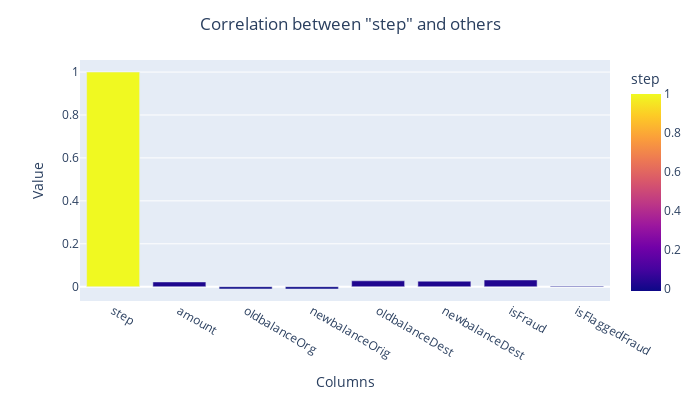
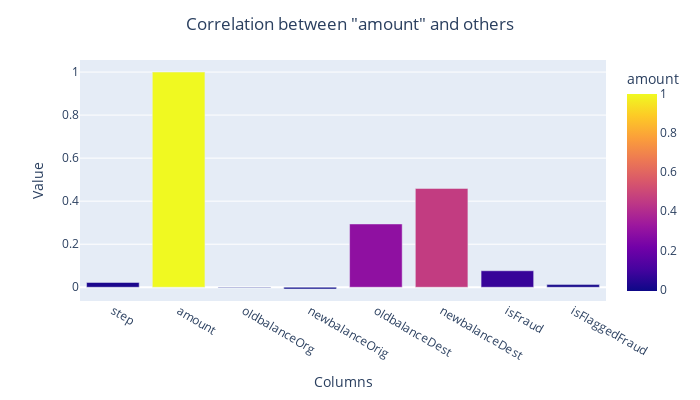
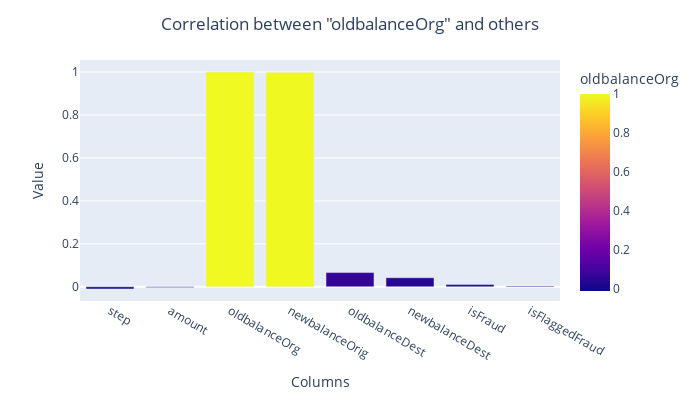
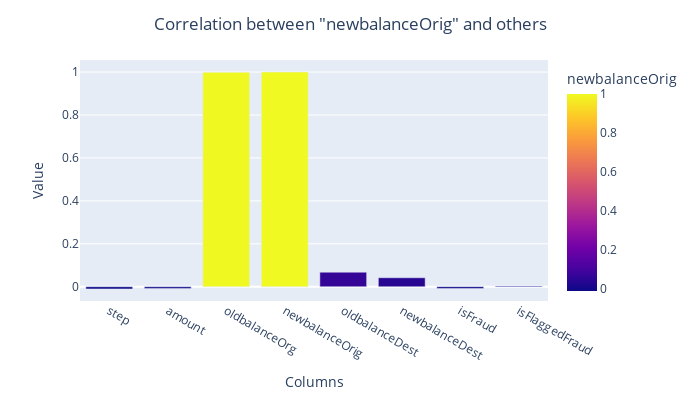

Notebook source saved alongside these figures, in order:
### Markdown cell above
#### **Correlation Data**
We check the correlation between data, it is a measure of a mutual relationship between two variables whether they are causal or not. This degree of measurement could be measured on any kind of data type (Continous and Continous, Categorical and Categorical, Continous and Categorical).

### Code cell
data_corr = data.corr()
for col in data_corr.columns:
    d = data_corr[col]
    data_ind = d.index
    data_val = d.values
    fig = px.bar(d, x = data_ind, y = data_val, color = col)
    fig.update_layout(title = f"Correlation between \"{col}\" and others", title_x = 0.5 ,width = 700, height = 400, xaxis_title = 'Columns',
    yaxis_title = 'Value')
    fig.show()

### Figure 1 — Plotly figure (JSON) as saved in the notebook; plotly's stock layout.template omitted (floating-point values rounded to 4 significant figures)
{"data": [{"alignmentgroup": "True", "hovertemplate": "index=%{x}<br>y=%{y}<br>step=%{marker.color}<extra></extra>", "legendgroup": "", "marker": {"color": [1, 0.02237, -0.01006, -0.0103, 0.02767, 0.02589, 0.03158, 0.003277], "coloraxis": "coloraxis", "pattern": {"shape": ""}}, "name": "", "offsetgroup": "", "orientation": "v", "showlegend": false, "textposition": "auto", "type": "bar", "x": ["step", "amount", "oldbalanceOrg", "newbalanceOrig", "oldbalanceDest", "newbalanceDest", "isFraud", "isFlaggedFraud"], "xaxis": "x", "y": [1, 0.02237, -0.01006, -0.0103, 0.02767, 0.02589, 0.03158, 0.003277], "yaxis": "y"}], "layout": {"barmode": "relative", "coloraxis": {"colorbar": {"title": {"text": "step"}}, "colorscale": [[0, "#0d0887"], [0.1111, "#46039f"], [0.2222, "#7201a8"], [0.3333, "#9c179e"], [0.4444, "#bd3786"], [0.5556, "#d8576b"], [0.6667, "#ed7953"], [0.7778, "#fb9f3a"], [0.8889, "#fdca26"], [1, "#f0f921"]]}, "height": 400, "legend": {"tracegroupgap": 0}, "margin": {"t": 60}, "title": {"text": "Correlation between \"step\" and others", "x": 0.5}, "width": 700, "xaxis": {"anchor": "y", "domain": [0, 1], "title": {"text": "Columns"}}, "yaxis": {"anchor": "x", "domain": [0, 1], "title": {"text": "Value"}}}}

### Figure 2 — Plotly figure (JSON) as saved in the notebook; plotly's stock layout.template omitted (floating-point values rounded to 4 significant figures)
{"data": [{"alignmentgroup": "True", "hovertemplate": "index=%{x}<br>y=%{y}<br>amount=%{marker.color}<extra></extra>", "legendgroup": "", "marker": {"color": [0.02237, 1, -0.002762, -0.007861, 0.2941, 0.4593, 0.07669, 0.01229], "coloraxis": "coloraxis", "pattern": {"shape": ""}}, "name": "", "offsetgroup": "", "orientation": "v", "showlegend": false, "textposition": "auto", "type": "bar", "x": ["step", "amount", "oldbalanceOrg", "newbalanceOrig", "oldbalanceDest", "newbalanceDest", "isFraud", "isFlaggedFraud"], "xaxis": "x", "y": [0.02237, 1, -0.002762, -0.007861, 0.2941, 0.4593, 0.07669, 0.01229], "yaxis": "y"}], "layout": {"barmode": "relative", "coloraxis": {"colorbar": {"title": {"text": "amount"}}, "colorscale": [[0, "#0d0887"], [0.1111, "#46039f"], [0.2222, "#7201a8"], [0.3333, "#9c179e"], [0.4444, "#bd3786"], [0.5556, "#d8576b"], [0.6667, "#ed7953"], [0.7778, "#fb9f3a"], [0.8889, "#fdca26"], [1, "#f0f921"]]}, "height": 400, "legend": {"tracegroupgap": 0}, "margin": {"t": 60}, "title": {"text": "Correlation between \"amount\" and others", "x": 0.5}, "width": 700, "xaxis": {"anchor": "y", "domain": [0, 1], "title": {"text": "Columns"}}, "yaxis": {"anchor": "x", "domain": [0, 1], "title": {"text": "Value"}}}}

### Figure 3 — Plotly figure (JSON) as saved in the notebook; plotly's stock layout.template omitted (floating-point values rounded to 4 significant figures)
{"data": [{"alignmentgroup": "True", "hovertemplate": "index=%{x}<br>y=%{y}<br>oldbalanceOrg=%{marker.color}<extra></extra>", "legendgroup": "", "marker": {"color": [-0.01006, -0.002762, 1, 0.9988, 0.06624, 0.04203, 0.01015, 0.003835], "coloraxis": "coloraxis", "pattern": {"shape": ""}}, "name": "", "offsetgroup": "", "orientation": "v", "showlegend": false, "textposition": "auto", "type": "bar", "x": ["step", "amount", "oldbalanceOrg", "newbalanceOrig", "oldbalanceDest", "newbalanceDest", "isFraud", "isFlaggedFraud"], "xaxis": "x", "y": [-0.01006, -0.002762, 1, 0.9988, 0.06624, 0.04203, 0.01015, 0.003835], "yaxis": "y"}], "layout": {"barmode": "relative", "coloraxis": {"colorbar": {"title": {"text": "oldbalanceOrg"}}, "colorscale": [[0, "#0d0887"], [0.1111, "#46039f"], [0.2222, "#7201a8"], [0.3333, "#9c179e"], [0.4444, "#bd3786"], [0.5556, "#d8576b"], [0.6667, "#ed7953"], [0.7778, "#fb9f3a"], [0.8889, "#fdca26"], [1, "#f0f921"]]}, "height": 400, "legend": {"tracegroupgap": 0}, "margin": {"t": 60}, "title": {"text": "Correlation between \"oldbalanceOrg\" and others", "x": 0.5}, "width": 700, "xaxis": {"anchor": "y", "domain": [0, 1], "title": {"text": "Columns"}}, "yaxis": {"anchor": "x", "domain": [0, 1], "title": {"text": "Value"}}}}

### Figure 4 — Plotly figure (JSON) as saved in the notebook; plotly's stock layout.template omitted (floating-point values rounded to 4 significant figures)
{"data": [{"alignmentgroup": "True", "hovertemplate": "index=%{x}<br>y=%{y}<br>newbalanceOrig=%{marker.color}<extra></extra>", "legendgroup": "", "marker": {"color": [-0.0103, -0.007861, 0.9988, 1, 0.06781, 0.04184, -0.008148, 0.003776], "coloraxis": "coloraxis", "pattern": {"shape": ""}}, "name": "", "offsetgroup": "", "orientation": "v", "showlegend": false, "textposition": "auto", "type": "bar", "x": ["step", "amount", "oldbalanceOrg", "newbalanceOrig", "oldbalanceDest", "newbalanceDest", "isFraud", "isFlaggedFraud"], "xaxis": "x", "y": [-0.0103, -0.007861, 0.9988, 1, 0.06781, 0.04184, -0.008148, 0.003776], "yaxis": "y"}], "layout": {"barmode": "relative", "coloraxis": {"colorbar": {"title": {"text": "newbalanceOrig"}}, "colorscale": [[0, "#0d0887"], [0.1111, "#46039f"], [0.2222, "#7201a8"], [0.3333, "#9c179e"], [0.4444, "#bd3786"], [0.5556, "#d8576b"], [0.6667, "#ed7953"], [0.7778, "#fb9f3a"], [0.8889, "#fdca26"], [1, "#f0f921"]]}, "height": 400, "legend": {"tracegroupgap": 0}, "margin": {"t": 60}, "title": {"text": "Correlation between \"newbalanceOrig\" and others", "x": 0.5}, "width": 700, "xaxis": {"anchor": "y", "domain": [0, 1], "title": {"text": "Columns"}}, "yaxis": {"anchor": "x", "domain": [0, 1], "title": {"text": "Value"}}}}
